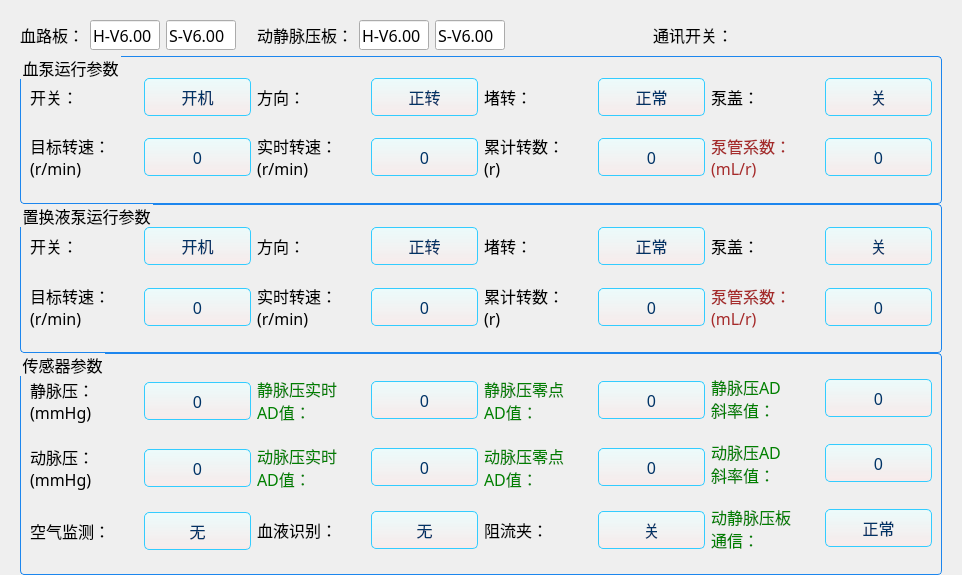
<?xml version="1.0" encoding="UTF-8"?>
<ui version="4.0">
 <class>BloodSystemInterface</class>
 <widget class="QWidget" name="BloodSystemInterface">
  <property name="geometry">
   <rect>
    <x>0</x>
    <y>0</y>
    <width>962</width>
    <height>575</height>
   </rect>
  </property>
  <property name="minimumSize">
   <size>
    <width>962</width>
    <height>575</height>
   </size>
  </property>
  <property name="maximumSize">
   <size>
    <width>962</width>
    <height>603</height>
   </size>
  </property>
  <property name="windowTitle">
   <string>Form</string>
  </property>
  <property name="styleSheet">
   <string notr="true">QWidget {
	font-size: 16px;
	font-family: Microsoft YaHei;
	color: black;
}
</string>
  </property>
  <layout class="QVBoxLayout" name="verticalLayout_5" stretch="0,1">
   <property name="leftMargin">
    <number>20</number>
   </property>
   <property name="topMargin">
    <number>20</number>
   </property>
   <property name="rightMargin">
    <number>20</number>
   </property>
   <property name="bottomMargin">
    <number>0</number>
   </property>
   <item>
    <widget class="QStackedWidget" name="stackedWidget">
     <property name="currentIndex">
      <number>0</number>
     </property>
     <widget class="QWidget" name="page6000">
      <layout class="QHBoxLayout" name="horizontalLayout">
       <property name="leftMargin">
        <number>0</number>
       </property>
       <property name="topMargin">
        <number>0</number>
       </property>
       <property name="rightMargin">
        <number>0</number>
       </property>
       <property name="bottomMargin">
        <number>0</number>
       </property>
       <item>
        <widget class="QLabel" name="label_32">
         <property name="styleSheet">
          <string notr="true"/>
         </property>
         <property name="text">
          <string>血路板：</string>
         </property>
        </widget>
       </item>
       <item>
        <widget class="QLineEdit" name="lineEdit_bloodBoard_hardVer">
         <property name="minimumSize">
          <size>
           <width>70</width>
           <height>30</height>
          </size>
         </property>
         <property name="maximumSize">
          <size>
           <width>70</width>
           <height>16777215</height>
          </size>
         </property>
         <property name="text">
          <string>H-V6.00</string>
         </property>
        </widget>
       </item>
       <item>
        <widget class="QLineEdit" name="lineEdit_bloodBoard_softVer">
         <property name="minimumSize">
          <size>
           <width>70</width>
           <height>30</height>
          </size>
         </property>
         <property name="maximumSize">
          <size>
           <width>70</width>
           <height>16777215</height>
          </size>
         </property>
         <property name="text">
          <string>S-V6.00</string>
         </property>
        </widget>
       </item>
       <item>
        <widget class="QLabel" name="label_35">
         <property name="text">
          <string/>
         </property>
        </widget>
       </item>
       <item>
        <widget class="QLabel" name="label_34">
         <property name="styleSheet">
          <string notr="true"/>
         </property>
         <property name="text">
          <string>动静脉压板：</string>
         </property>
        </widget>
       </item>
       <item>
        <widget class="QLineEdit" name="lineEdit_vapBoard_hardVer">
         <property name="minimumSize">
          <size>
           <width>70</width>
           <height>30</height>
          </size>
         </property>
         <property name="maximumSize">
          <size>
           <width>70</width>
           <height>16777215</height>
          </size>
         </property>
         <property name="text">
          <string>H-V6.00</string>
         </property>
        </widget>
       </item>
       <item>
        <widget class="QLineEdit" name="lineEdit_vapBoard_softVer">
         <property name="minimumSize">
          <size>
           <width>70</width>
           <height>30</height>
          </size>
         </property>
         <property name="maximumSize">
          <size>
           <width>70</width>
           <height>16777215</height>
          </size>
         </property>
         <property name="text">
          <string>S-V6.00</string>
         </property>
        </widget>
       </item>
       <item>
        <spacer name="horizontalSpacer">
         <property name="orientation">
          <enum>Qt::Horizontal</enum>
         </property>
         <property name="sizeHint" stdset="0">
          <size>
           <width>268</width>
           <height>20</height>
          </size>
         </property>
        </spacer>
       </item>
       <item>
        <widget class="QLabel" name="label_37">
         <property name="text">
          <string>通讯开关：</string>
         </property>
        </widget>
       </item>
       <item>
        <widget class="CustomSwitchButton" name="comSwitchBtn_bloodBoard" native="true">
         <property name="minimumSize">
          <size>
           <width>60</width>
           <height>30</height>
          </size>
         </property>
         <property name="maximumSize">
          <size>
           <width>60</width>
           <height>30</height>
          </size>
         </property>
        </widget>
       </item>
       <item>
        <spacer name="horizontalSpacer_5">
         <property name="orientation">
          <enum>Qt::Horizontal</enum>
         </property>
         <property name="sizeHint" stdset="0">
          <size>
           <width>268</width>
           <height>20</height>
          </size>
         </property>
        </spacer>
       </item>
      </layout>
     </widget>
     <widget class="QWidget" name="page4000">
      <layout class="QHBoxLayout" name="horizontalLayout_35">
       <property name="leftMargin">
        <number>0</number>
       </property>
       <property name="topMargin">
        <number>0</number>
       </property>
       <property name="rightMargin">
        <number>0</number>
       </property>
       <property name="bottomMargin">
        <number>0</number>
       </property>
       <item>
        <widget class="QLabel" name="label">
         <property name="styleSheet">
          <string notr="true"/>
         </property>
         <property name="text">
          <string>血泵板：</string>
         </property>
        </widget>
       </item>
       <item>
        <widget class="QLineEdit" name="lineEdit_bloodPumpBoard_hardVer">
         <property name="minimumSize">
          <size>
           <width>70</width>
           <height>30</height>
          </size>
         </property>
         <property name="maximumSize">
          <size>
           <width>70</width>
           <height>16777215</height>
          </size>
         </property>
         <property name="text">
          <string>H-V4.00</string>
         </property>
        </widget>
       </item>
       <item>
        <widget class="QLineEdit" name="lineEdit_bloodPumpBoard_softVer">
         <property name="minimumSize">
          <size>
           <width>70</width>
           <height>30</height>
          </size>
         </property>
         <property name="maximumSize">
          <size>
           <width>70</width>
           <height>16777215</height>
          </size>
         </property>
         <property name="text">
          <string>S-V4.00</string>
         </property>
        </widget>
       </item>
       <item>
        <widget class="QLabel" name="label_3">
         <property name="text">
          <string>通讯：</string>
         </property>
        </widget>
       </item>
       <item>
        <widget class="CustomSwitchButton" name="comSwitchBtn_bloodPumpBoard" native="true">
         <property name="minimumSize">
          <size>
           <width>60</width>
           <height>30</height>
          </size>
         </property>
         <property name="maximumSize">
          <size>
           <width>60</width>
           <height>30</height>
          </size>
         </property>
        </widget>
       </item>
       <item>
        <widget class="QLabel" name="label_36">
         <property name="text">
          <string/>
         </property>
        </widget>
       </item>
       <item>
        <widget class="QLabel" name="label_2">
         <property name="text">
          <string>补液泵板：</string>
         </property>
        </widget>
       </item>
       <item>
        <widget class="QLineEdit" name="lineEdit_subPumpBoard_hardVer">
         <property name="minimumSize">
          <size>
           <width>70</width>
           <height>30</height>
          </size>
         </property>
         <property name="maximumSize">
          <size>
           <width>70</width>
           <height>16777215</height>
          </size>
         </property>
         <property name="text">
          <string>H-V4.00</string>
         </property>
        </widget>
       </item>
       <item>
        <widget class="QLineEdit" name="lineEdit_subPumpBoard_softVer">
         <property name="minimumSize">
          <size>
           <width>70</width>
           <height>30</height>
          </size>
         </property>
         <property name="maximumSize">
          <size>
           <width>70</width>
           <height>16777215</height>
          </size>
         </property>
         <property name="text">
          <string>S-V4.00</string>
         </property>
        </widget>
       </item>
       <item>
        <widget class="QLabel" name="label_33">
         <property name="text">
          <string>通讯：</string>
         </property>
        </widget>
       </item>
       <item>
        <widget class="CustomSwitchButton" name="comSwitchBtn_subPumpBoard" native="true">
         <property name="minimumSize">
          <size>
           <width>60</width>
           <height>30</height>
          </size>
         </property>
         <property name="maximumSize">
          <size>
           <width>60</width>
           <height>30</height>
          </size>
         </property>
        </widget>
       </item>
       <item>
        <spacer name="horizontalSpacer_2">
         <property name="orientation">
          <enum>Qt::Horizontal</enum>
         </property>
         <property name="sizeHint" stdset="0">
          <size>
           <width>146</width>
           <height>20</height>
          </size>
         </property>
        </spacer>
       </item>
      </layout>
     </widget>
    </widget>
   </item>
   <item>
    <widget class="QWidget" name="widget_center" native="true">
     <property name="styleSheet">
      <string notr="true">QPushButton{
	border: 1px solid rgb(51, 204, 255);
	border-radius: 5px;
	background: qlineargradient(spread:pad, x1:0, y1:0, x2:0, y2:1, stop:0 rgba(234, 255, 255, 200), stop:1 rgba(253, 231, 231, 150));
	color: rgb(0, 51, 102);
}
QPushButton:hover{
	border: 1px solid rgb(51, 204, 255);
	border-radius: 5px;
	background: qlineargradient(spread:pad, x1:0, y1:0, x2:0, y2:1, stop:0 rgba(234, 255, 255, 255), stop:1 rgba(253, 231, 231, 255));
}
QPushButton:pressed{
	border: 1px solid rgb(51, 204, 255);
	border-radius: 5px;
	background: qlineargradient(spread:pad, x1:0, y1:0, x2:0, y2:1, stop:0 rgba(214, 235, 235, 200), stop:1 rgba(243, 211, 211, 150));
}
QPushButton:checked{
	border: 1px solid rgb(0, 224, 0);
	border-radius: 5px;
	background: rgba(153, 255, 204, 100);
}

QGroupBox{
	border: 1px solid rgb(28, 134, 238);
	border-radius: 4px;
	margin-top: 0.5em;
}
QGroupBox::title{
    subcontrol-origin: margin;
    subcontrol-position: top left;
    left: 1em;
}
</string>
     </property>
     <layout class="QVBoxLayout" name="verticalLayout_14" stretch="2,2,3">
      <property name="spacing">
       <number>0</number>
      </property>
      <property name="leftMargin">
       <number>0</number>
      </property>
      <property name="topMargin">
       <number>0</number>
      </property>
      <property name="rightMargin">
       <number>0</number>
      </property>
      <property name="bottomMargin">
       <number>0</number>
      </property>
      <item>
       <widget class="QGroupBox" name="groupBox">
        <property name="title">
         <string>血泵运行参数</string>
        </property>
        <layout class="QHBoxLayout" name="horizontalLayout_10">
         <item>
          <layout class="QVBoxLayout" name="verticalLayout">
           <item>
            <layout class="QHBoxLayout" name="horizontalLayout_2">
             <item>
              <widget class="QLabel" name="label_4">
               <property name="text">
                <string>开关：</string>
               </property>
              </widget>
             </item>
             <item>
              <widget class="QPushButton" name="bloodPumpSwitchBtn">
               <property name="minimumSize">
                <size>
                 <width>80</width>
                 <height>38</height>
                </size>
               </property>
               <property name="text">
                <string>开机</string>
               </property>
               <property name="checkable">
                <bool>true</bool>
               </property>
              </widget>
             </item>
            </layout>
           </item>
           <item>
            <layout class="QHBoxLayout" name="horizontalLayout_3">
             <item>
              <widget class="QLabel" name="label_8">
               <property name="text">
                <string>目标转速：
(r/min)</string>
               </property>
              </widget>
             </item>
             <item>
              <widget class="QPushButton" name="bloodPumpTargetSpeedBtn">
               <property name="minimumSize">
                <size>
                 <width>80</width>
                 <height>38</height>
                </size>
               </property>
               <property name="text">
                <string>0</string>
               </property>
               <property name="checkable">
                <bool>true</bool>
               </property>
              </widget>
             </item>
            </layout>
           </item>
          </layout>
         </item>
         <item>
          <layout class="QVBoxLayout" name="verticalLayout_2">
           <item>
            <layout class="QHBoxLayout" name="horizontalLayout_4">
             <item>
              <widget class="QLabel" name="label_5">
               <property name="text">
                <string>方向：</string>
               </property>
              </widget>
             </item>
             <item>
              <widget class="QPushButton" name="bloodPumpDirecBtn">
               <property name="minimumSize">
                <size>
                 <width>80</width>
                 <height>38</height>
                </size>
               </property>
               <property name="text">
                <string>正转</string>
               </property>
               <property name="checkable">
                <bool>true</bool>
               </property>
              </widget>
             </item>
            </layout>
           </item>
           <item>
            <layout class="QHBoxLayout" name="horizontalLayout_5">
             <item>
              <widget class="QLabel" name="label_9">
               <property name="text">
                <string>实时转速：
(r/min)</string>
               </property>
              </widget>
             </item>
             <item>
              <widget class="QPushButton" name="bloodPumpRealSpeedBtn">
               <property name="minimumSize">
                <size>
                 <width>80</width>
                 <height>38</height>
                </size>
               </property>
               <property name="text">
                <string>0</string>
               </property>
               <property name="checkable">
                <bool>true</bool>
               </property>
              </widget>
             </item>
            </layout>
           </item>
          </layout>
         </item>
         <item>
          <layout class="QVBoxLayout" name="verticalLayout_3">
           <item>
            <layout class="QHBoxLayout" name="horizontalLayout_6">
             <item>
              <widget class="QLabel" name="label_6">
               <property name="text">
                <string>堵转：</string>
               </property>
              </widget>
             </item>
             <item>
              <widget class="QPushButton" name="bloodPumpBlockBtn">
               <property name="minimumSize">
                <size>
                 <width>80</width>
                 <height>38</height>
                </size>
               </property>
               <property name="text">
                <string>正常</string>
               </property>
               <property name="checkable">
                <bool>true</bool>
               </property>
              </widget>
             </item>
            </layout>
           </item>
           <item>
            <layout class="QHBoxLayout" name="horizontalLayout_7">
             <item>
              <widget class="QLabel" name="label_10">
               <property name="text">
                <string>累计转数：
(r)</string>
               </property>
              </widget>
             </item>
             <item>
              <widget class="QPushButton" name="bloodPumpRollsBtn">
               <property name="minimumSize">
                <size>
                 <width>80</width>
                 <height>38</height>
                </size>
               </property>
               <property name="text">
                <string>0</string>
               </property>
               <property name="checkable">
                <bool>true</bool>
               </property>
              </widget>
             </item>
            </layout>
           </item>
          </layout>
         </item>
         <item>
          <layout class="QVBoxLayout" name="verticalLayout_4">
           <item>
            <layout class="QHBoxLayout" name="horizontalLayout_8">
             <item>
              <widget class="QLabel" name="label_7">
               <property name="text">
                <string>泵盖：</string>
               </property>
              </widget>
             </item>
             <item>
              <widget class="QPushButton" name="bloodPumpCoverBtn">
               <property name="minimumSize">
                <size>
                 <width>80</width>
                 <height>38</height>
                </size>
               </property>
               <property name="text">
                <string>关</string>
               </property>
               <property name="checkable">
                <bool>true</bool>
               </property>
              </widget>
             </item>
            </layout>
           </item>
           <item>
            <layout class="QHBoxLayout" name="horizontalLayout_9">
             <item>
              <widget class="QLabel" name="label_11">
               <property name="styleSheet">
                <string notr="true">color: brown;</string>
               </property>
               <property name="text">
                <string>泵管系数：
(mL/r)</string>
               </property>
              </widget>
             </item>
             <item>
              <widget class="QPushButton" name="bloodPumpFprBtn">
               <property name="minimumSize">
                <size>
                 <width>80</width>
                 <height>38</height>
                </size>
               </property>
               <property name="text">
                <string>0</string>
               </property>
               <property name="checkable">
                <bool>true</bool>
               </property>
              </widget>
             </item>
            </layout>
           </item>
          </layout>
         </item>
        </layout>
       </widget>
      </item>
      <item>
       <widget class="QGroupBox" name="groupBox_2">
        <property name="title">
         <string>置换液泵运行参数</string>
        </property>
        <layout class="QHBoxLayout" name="horizontalLayout_11">
         <item>
          <layout class="QVBoxLayout" name="verticalLayout_6">
           <item>
            <layout class="QHBoxLayout" name="horizontalLayout_12">
             <item>
              <widget class="QLabel" name="label_12">
               <property name="text">
                <string>开关：</string>
               </property>
              </widget>
             </item>
             <item>
              <widget class="QPushButton" name="subPumpSwitchBtn">
               <property name="minimumSize">
                <size>
                 <width>80</width>
                 <height>38</height>
                </size>
               </property>
               <property name="text">
                <string>开机</string>
               </property>
               <property name="checkable">
                <bool>true</bool>
               </property>
              </widget>
             </item>
            </layout>
           </item>
           <item>
            <layout class="QHBoxLayout" name="horizontalLayout_13">
             <item>
              <widget class="QLabel" name="label_13">
               <property name="text">
                <string>目标转速：
(r/min)</string>
               </property>
              </widget>
             </item>
             <item>
              <widget class="QPushButton" name="subPumpTargetSpeedBtn">
               <property name="minimumSize">
                <size>
                 <width>80</width>
                 <height>38</height>
                </size>
               </property>
               <property name="text">
                <string>0</string>
               </property>
               <property name="checkable">
                <bool>true</bool>
               </property>
              </widget>
             </item>
            </layout>
           </item>
          </layout>
         </item>
         <item>
          <layout class="QVBoxLayout" name="verticalLayout_7">
           <item>
            <layout class="QHBoxLayout" name="horizontalLayout_14">
             <item>
              <widget class="QLabel" name="label_14">
               <property name="text">
                <string>方向：</string>
               </property>
              </widget>
             </item>
             <item>
              <widget class="QPushButton" name="subPumpDirecBtn">
               <property name="minimumSize">
                <size>
                 <width>80</width>
                 <height>38</height>
                </size>
               </property>
               <property name="text">
                <string>正转</string>
               </property>
               <property name="checkable">
                <bool>true</bool>
               </property>
              </widget>
             </item>
            </layout>
           </item>
           <item>
            <layout class="QHBoxLayout" name="horizontalLayout_15">
             <item>
              <widget class="QLabel" name="label_15">
               <property name="text">
                <string>实时转速：
(r/min)</string>
               </property>
              </widget>
             </item>
             <item>
              <widget class="QPushButton" name="subPumpRealSpeedBtn">
               <property name="minimumSize">
                <size>
                 <width>80</width>
                 <height>38</height>
                </size>
               </property>
               <property name="text">
                <string>0</string>
               </property>
               <property name="checkable">
                <bool>true</bool>
               </property>
              </widget>
             </item>
            </layout>
           </item>
          </layout>
         </item>
         <item>
          <layout class="QVBoxLayout" name="verticalLayout_8">
           <item>
            <layout class="QHBoxLayout" name="horizontalLayout_16">
             <item>
              <widget class="QLabel" name="label_16">
               <property name="text">
                <string>堵转：</string>
               </property>
              </widget>
             </item>
             <item>
              <widget class="QPushButton" name="subPumpBlockBtn">
               <property name="minimumSize">
                <size>
                 <width>80</width>
                 <height>38</height>
                </size>
               </property>
               <property name="text">
                <string>正常</string>
               </property>
               <property name="checkable">
                <bool>true</bool>
               </property>
              </widget>
             </item>
            </layout>
           </item>
           <item>
            <layout class="QHBoxLayout" name="horizontalLayout_17">
             <item>
              <widget class="QLabel" name="label_17">
               <property name="text">
                <string>累计转数：
(r)</string>
               </property>
              </widget>
             </item>
             <item>
              <widget class="QPushButton" name="subPumpRollsBtn">
               <property name="minimumSize">
                <size>
                 <width>80</width>
                 <height>38</height>
                </size>
               </property>
               <property name="text">
                <string>0</string>
               </property>
               <property name="checkable">
                <bool>true</bool>
               </property>
              </widget>
             </item>
            </layout>
           </item>
          </layout>
         </item>
         <item>
          <layout class="QVBoxLayout" name="verticalLayout_9">
           <item>
            <layout class="QHBoxLayout" name="horizontalLayout_18">
             <item>
              <widget class="QLabel" name="label_18">
               <property name="text">
                <string>泵盖：</string>
               </property>
              </widget>
             </item>
             <item>
              <widget class="QPushButton" name="subPumpCoverBtn">
               <property name="minimumSize">
                <size>
                 <width>80</width>
                 <height>38</height>
                </size>
               </property>
               <property name="text">
                <string>关</string>
               </property>
               <property name="checkable">
                <bool>true</bool>
               </property>
              </widget>
             </item>
            </layout>
           </item>
           <item>
            <layout class="QHBoxLayout" name="horizontalLayout_19">
             <item>
              <widget class="QLabel" name="label_19">
               <property name="styleSheet">
                <string notr="true">color: brown;</string>
               </property>
               <property name="text">
                <string>泵管系数：
(mL/r)</string>
               </property>
              </widget>
             </item>
             <item>
              <widget class="QPushButton" name="subPumpFprBtn">
               <property name="minimumSize">
                <size>
                 <width>80</width>
                 <height>38</height>
                </size>
               </property>
               <property name="text">
                <string>0</string>
               </property>
               <property name="checkable">
                <bool>true</bool>
               </property>
              </widget>
             </item>
            </layout>
           </item>
          </layout>
         </item>
        </layout>
       </widget>
      </item>
      <item>
       <widget class="QGroupBox" name="groupBox_3">
        <property name="title">
         <string>传感器参数</string>
        </property>
        <layout class="QHBoxLayout" name="horizontalLayout_31">
         <item>
          <layout class="QVBoxLayout" name="verticalLayout_10">
           <item>
            <layout class="QHBoxLayout" name="horizontalLayout_20">
             <item>
              <widget class="QLabel" name="label_20">
               <property name="text">
                <string>静脉压：
(mmHg)</string>
               </property>
              </widget>
             </item>
             <item>
              <widget class="QPushButton" name="vpBtn">
               <property name="minimumSize">
                <size>
                 <width>80</width>
                 <height>38</height>
                </size>
               </property>
               <property name="text">
                <string>0</string>
               </property>
               <property name="checkable">
                <bool>true</bool>
               </property>
              </widget>
             </item>
            </layout>
           </item>
           <item>
            <layout class="QHBoxLayout" name="horizontalLayout_21">
             <item>
              <widget class="QLabel" name="label_21">
               <property name="text">
                <string>动脉压：
(mmHg)</string>
               </property>
              </widget>
             </item>
             <item>
              <widget class="QPushButton" name="apBtn">
               <property name="minimumSize">
                <size>
                 <width>80</width>
                 <height>38</height>
                </size>
               </property>
               <property name="text">
                <string>0</string>
               </property>
               <property name="checkable">
                <bool>true</bool>
               </property>
              </widget>
             </item>
            </layout>
           </item>
           <item>
            <layout class="QHBoxLayout" name="horizontalLayout_22">
             <item>
              <widget class="QLabel" name="label_22">
               <property name="text">
                <string>空气监测：</string>
               </property>
              </widget>
             </item>
             <item>
              <widget class="QPushButton" name="airMonitorBtn">
               <property name="minimumSize">
                <size>
                 <width>80</width>
                 <height>38</height>
                </size>
               </property>
               <property name="text">
                <string>无</string>
               </property>
               <property name="checkable">
                <bool>true</bool>
               </property>
              </widget>
             </item>
            </layout>
           </item>
          </layout>
         </item>
         <item>
          <layout class="QVBoxLayout" name="verticalLayout_11">
           <item>
            <layout class="QHBoxLayout" name="horizontalLayout_23">
             <item>
              <widget class="QLabel" name="label_23">
               <property name="styleSheet">
                <string notr="true">color: green;</string>
               </property>
               <property name="text">
                <string>静脉压实时
AD值：</string>
               </property>
              </widget>
             </item>
             <item>
              <widget class="QPushButton" name="vpADBtn">
               <property name="minimumSize">
                <size>
                 <width>80</width>
                 <height>38</height>
                </size>
               </property>
               <property name="text">
                <string>0</string>
               </property>
               <property name="checkable">
                <bool>true</bool>
               </property>
              </widget>
             </item>
            </layout>
           </item>
           <item>
            <layout class="QHBoxLayout" name="horizontalLayout_24">
             <item>
              <widget class="QLabel" name="label_24">
               <property name="styleSheet">
                <string notr="true">color: green;</string>
               </property>
               <property name="text">
                <string>动脉压实时
AD值：</string>
               </property>
              </widget>
             </item>
             <item>
              <widget class="QPushButton" name="apADBtn">
               <property name="minimumSize">
                <size>
                 <width>80</width>
                 <height>38</height>
                </size>
               </property>
               <property name="text">
                <string>0</string>
               </property>
               <property name="checkable">
                <bool>true</bool>
               </property>
              </widget>
             </item>
            </layout>
           </item>
           <item>
            <layout class="QHBoxLayout" name="horizontalLayout_25">
             <item>
              <widget class="QLabel" name="label_25">
               <property name="text">
                <string>血液识别：</string>
               </property>
              </widget>
             </item>
             <item>
              <widget class="QPushButton" name="bloodIdBtn">
               <property name="minimumSize">
                <size>
                 <width>80</width>
                 <height>38</height>
                </size>
               </property>
               <property name="text">
                <string>无</string>
               </property>
               <property name="checkable">
                <bool>true</bool>
               </property>
              </widget>
             </item>
            </layout>
           </item>
          </layout>
         </item>
         <item>
          <layout class="QVBoxLayout" name="verticalLayout_12">
           <item>
            <layout class="QHBoxLayout" name="horizontalLayout_26">
             <item>
              <widget class="QLabel" name="label_26">
               <property name="styleSheet">
                <string notr="true">color: green;</string>
               </property>
               <property name="text">
                <string>静脉压零点
AD值：</string>
               </property>
              </widget>
             </item>
             <item>
              <widget class="QPushButton" name="vpZeroADBtn">
               <property name="minimumSize">
                <size>
                 <width>80</width>
                 <height>38</height>
                </size>
               </property>
               <property name="text">
                <string>0</string>
               </property>
               <property name="checkable">
                <bool>true</bool>
               </property>
              </widget>
             </item>
            </layout>
           </item>
           <item>
            <layout class="QHBoxLayout" name="horizontalLayout_27">
             <item>
              <widget class="QLabel" name="label_27">
               <property name="styleSheet">
                <string notr="true">color: green;</string>
               </property>
               <property name="text">
                <string>动脉压零点
AD值：</string>
               </property>
              </widget>
             </item>
             <item>
              <widget class="QPushButton" name="apZeroADBtn">
               <property name="minimumSize">
                <size>
                 <width>80</width>
                 <height>38</height>
                </size>
               </property>
               <property name="text">
                <string>0</string>
               </property>
               <property name="checkable">
                <bool>true</bool>
               </property>
              </widget>
             </item>
            </layout>
           </item>
           <item>
            <layout class="QHBoxLayout" name="horizontalLayout_28">
             <item>
              <widget class="QLabel" name="label_28">
               <property name="text">
                <string>阻流夹：</string>
               </property>
              </widget>
             </item>
             <item>
              <widget class="QPushButton" name="chokeClampBtn">
               <property name="minimumSize">
                <size>
                 <width>80</width>
                 <height>38</height>
                </size>
               </property>
               <property name="text">
                <string>关</string>
               </property>
               <property name="checkable">
                <bool>true</bool>
               </property>
              </widget>
             </item>
            </layout>
           </item>
          </layout>
         </item>
         <item>
          <layout class="QVBoxLayout" name="verticalLayout_13">
           <item>
            <layout class="QHBoxLayout" name="horizontalLayout_29">
             <item>
              <widget class="QLabel" name="label_29">
               <property name="styleSheet">
                <string notr="true">color: green;</string>
               </property>
               <property name="text">
                <string>静脉压AD
斜率值：</string>
               </property>
              </widget>
             </item>
             <item>
              <widget class="QPushButton" name="vpSlopeADBtn">
               <property name="minimumSize">
                <size>
                 <width>80</width>
                 <height>38</height>
                </size>
               </property>
               <property name="text">
                <string>0</string>
               </property>
               <property name="checkable">
                <bool>true</bool>
               </property>
              </widget>
             </item>
            </layout>
           </item>
           <item>
            <layout class="QHBoxLayout" name="horizontalLayout_30">
             <item>
              <widget class="QLabel" name="label_30">
               <property name="styleSheet">
                <string notr="true">color: green;</string>
               </property>
               <property name="text">
                <string>动脉压AD
斜率值：</string>
               </property>
              </widget>
             </item>
             <item>
              <widget class="QPushButton" name="apSlopeADBtn">
               <property name="minimumSize">
                <size>
                 <width>80</width>
                 <height>38</height>
                </size>
               </property>
               <property name="text">
                <string>0</string>
               </property>
               <property name="checkable">
                <bool>true</bool>
               </property>
              </widget>
             </item>
            </layout>
           </item>
           <item>
            <layout class="QHBoxLayout" name="horizontalLayout_32">
             <item>
              <widget class="QLabel" name="label_38">
               <property name="styleSheet">
                <string notr="true">color: green;</string>
               </property>
               <property name="text">
                <string>动静脉压板
通信：</string>
               </property>
              </widget>
             </item>
             <item>
              <widget class="QPushButton" name="PAVComBtn">
               <property name="minimumSize">
                <size>
                 <width>80</width>
                 <height>38</height>
                </size>
               </property>
               <property name="text">
                <string>正常</string>
               </property>
               <property name="checkable">
                <bool>true</bool>
               </property>
              </widget>
             </item>
            </layout>
           </item>
          </layout>
         </item>
        </layout>
       </widget>
      </item>
     </layout>
    </widget>
   </item>
  </layout>
 </widget>
 <customwidgets>
  <customwidget>
   <class>CustomSwitchButton</class>
   <extends>QWidget</extends>
   <header>interface/commonItem/customswitchbutton.h</header>
   <container>1</container>
  </customwidget>
 </customwidgets>
 <resources/>
 <connections/>
</ui>
